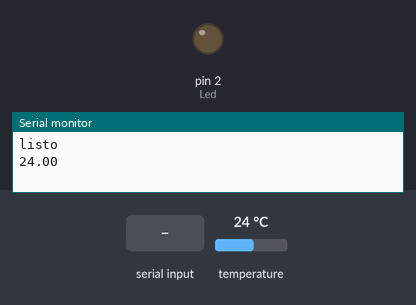
Recording of a sketch running on a simulated Arduino Uno, built with avr-gcc and run on an emulated ATmega328P. On the bench: output pins drawn as LEDs (lit = HIGH), the last lines printed to the serial monitor. The inputs (shaded band) are chosen by the test bench; at power-on: temperature 24 °C.

Above: at 1.2 s.
1.3 s: "1" received over the second serial link
At 2.1 s:
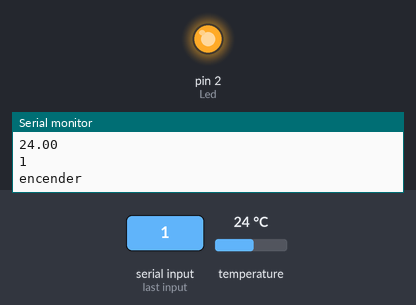
3.0 s: "2" received over the second serial link
At 3.6 s:
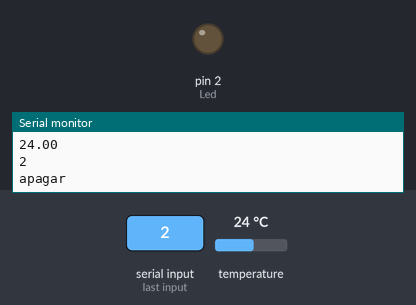
Timing chart, 0 to 6.0 s (numbered marks = the images above; inputs shaded):
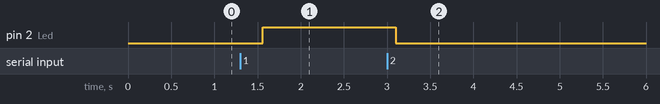

Measured:
- after the input at 1.3 s, pin 2 (Led): LOW → HIGH after 0.26 s
- after the input at 3.0 s, pin 2 (Led): HIGH → LOW after 0.10 s

The sketch:

App.ino
```cpp
/*
 * Fundacion Kinal
 * Centro educativo tecnico laboral Kinal
 * Perito en electonica
 * Quinto perito
 * EB5AM
 * Taller de electronica digital y reparacion de computadoras
 * Nombre: Jared Hernan Ruiz Anleu
 * Carne: 2022011
 * Fecha: 29/06/2023
 * Proyecto: Sensor de Temperatura DS18B20
 */

 #include <SoftwareSerial.h>
 #include <OneWire.h>
 #include <DallasTemperature.h>

SoftwareSerial bt(11, 10);

#define Led 2

OneWire ourWire(3);
DallasTemperature sensors(&ourWire);

void setup() {
  Serial.begin(9600);
  Serial.println("listo");
  bt.begin(9600);
  sensors.begin();
  pinMode(Led, OUTPUT);
}

char recepcion;
void loop() {
  if (bt.available()) {
    recepcion = bt.read();
    Serial.println(recepcion);
    if (recepcion == '1') {
      Serial.println("encender");
      digitalWrite(2, HIGH);
    }
    if (recepcion == '2') {
      Serial.println("apagar");
      digitalWrite(2, LOW);
    }
  }
  if( Serial.available() ){
    bt.write(Serial.read());
  }
  sensors.requestTemperatures();
  float temp=sensors.getTempCByIndex(0);
  Serial.println(temp);
  bt.print(temp);
  bt.print(";");
}
```
